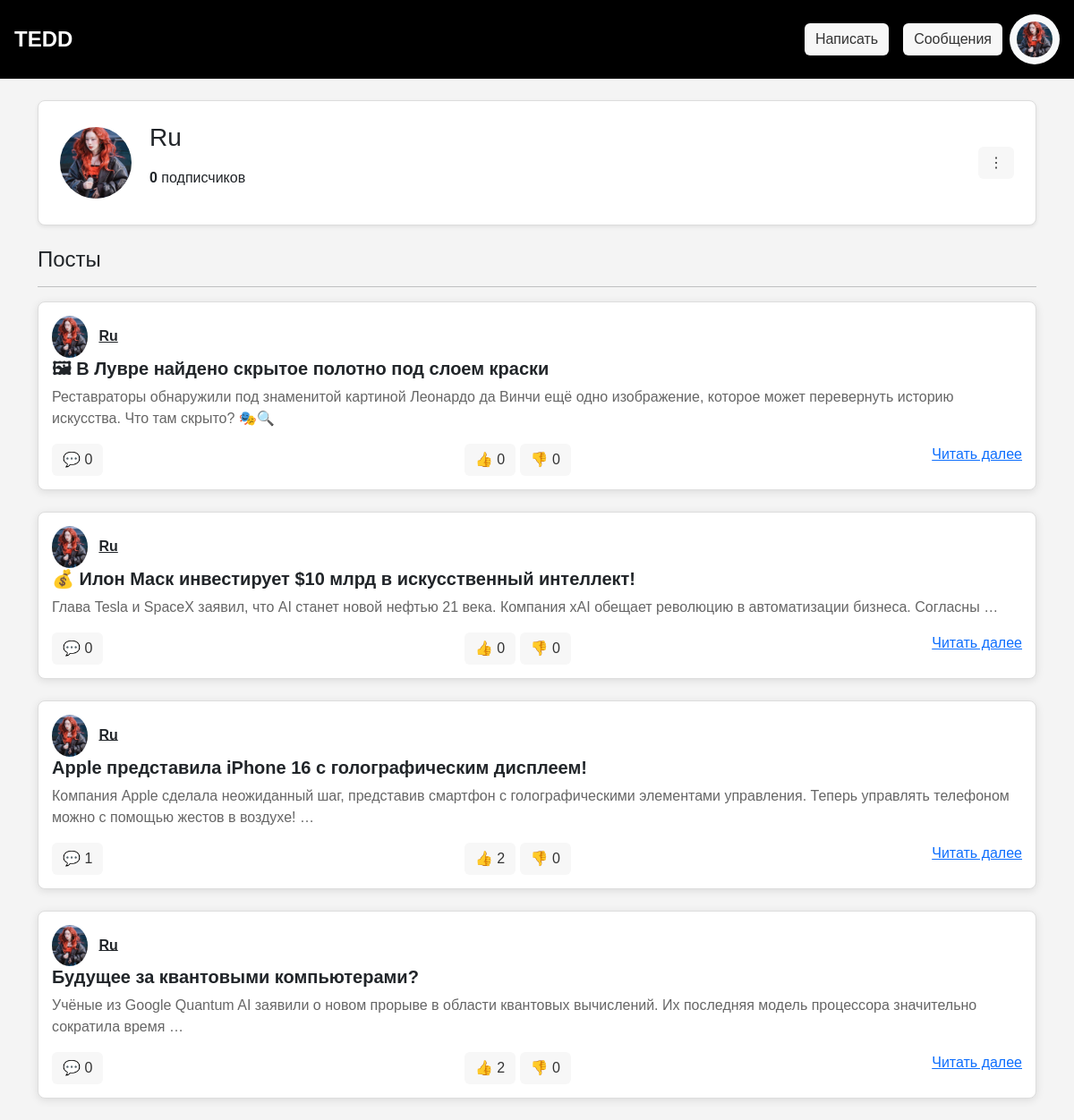
Page /profile/Ru/ (signed in) on the committed database.
### blog/models.py (models this page shows, shortened)
class Profile(models.Model):
    user = models.OneToOneField(User, on_delete=models.CASCADE, related_name='profile')
    avatar = models.ImageField(upload_to='avatars/', default='default_avatar.jpg')
    bio = models.TextField(blank=True)
    followers = models.ManyToManyField(User, related_name='following', blank=True)  # Указываем User

class Post(models.Model):
    author = models.ForeignKey(User, on_delete=models.CASCADE)
    title = models.CharField(max_length=200)
    content = models.TextField()
    image = models.ImageField(upload_to='post_images/', blank=True, null=True)
    created_at = models.DateTimeField(auto_now_add=True)
    category = models.ForeignKey(Category, on_delete=models.SET_NULL, null=True, blank=True)  # <-- Должно быть это поле
    likes = models.ManyToManyField(User, related_name='liked_posts', blank=True)
    dislikes = models.ManyToManyField(User, related_name='disliked_posts', blank=True)
    def total_likes(self):
        return self.likes.count()
    def total_dislikes(self):
        return self.dislikes.count()

### blog/views.py (the view)
# urls.py: path('profile/<str:username>/', profile_view, name='profile'),
@login_required
def profile_view(request, username):
    profile_user = get_object_or_404(User, username=username)
    profile = profile_user.profile  # Получаем профиль
    posts = Post.objects.filter(author=profile_user).order_by('-created_at')  # Загружаем посты
    is_following = request.user in profile_user.profile.followers.all() if request.user.is_authenticated else False
    if request.method == 'POST':
        form = ProfileUpdateForm(request.POST, request.FILES, instance=profile)
        if form.is_valid():
            form.save()
            return redirect('profile', username=username)
    else:
        form = ProfileUpdateForm(instance=profile)
    return render(request, 'blog/profile.html', {
        'profile_user': profile_user,
        'profile': profile,
        'form': form,
        'is_following': is_following,
        'posts': posts
    })

### blog/templates/blog/profile.html (shortened to what this page needs)
<!DOCTYPE html>
<html lang="ru">
<head>
    <link rel="stylesheet" href="https://cdn.jsdelivr.net/npm/bootstrap@5.3.0/dist/css/bootstrap.min.css">
    <link rel="stylesheet" href="/static/styles.css">
</head>
<body>
    <nav class="navbar navbar-dark bg-black p-3 d-flex justify-content-between">
        <a class="navbar-brand text-white" href="/">TEDD</a>
        <div class="d-flex align-items-center">
            <button class="btn btn-light mx-2" onclick="openCreatePostModal()">Написать</button>
            <button class="btn btn-light mx-2" onclick="location.href='{% url 'messages' %}'">Сообщения</button>
            <a href="{% url 'profile' profile_user.username %}" class="rounded-circle bg-light p-2">
                <img src="{{ user.profile.avatar.url }}" alt="Аватар" class="avatar header-avatar" onerror="this.onerror=null; this.src='/static/icons/default_avatar.jpg';">
            </a>
        </div>
    </nav>
    <div class="container mt-4">
        <div class="card p-4 mb-4 shadow-sm">
            <div class="d-flex justify-content-between align-items-center">
                <div class="d-flex align-items-center">
                    <img src="{{ user.profile.avatar.url }}" alt="Аватар" class="avatar profile-avatar" onerror="this.onerror=null; this.src='/static/icons/default_avatar.jpg';">
                    <div>
                        <h3>{{ profile_user.username }}</h3>
                        <p><strong id="follower-count">{{ profile.followers.count }}</strong> подписчиков</p>
                    </div>
                </div>
                {% if profile_user == request.user %}
                <div class="position-relative">
                    <button class="btn btn-light" onclick="toggleMenu()">⋮</button>
                </div>
                {% endif %}
            </div>
        </div>
        <h4>Посты</h4>
        <hr>
        {% for post in posts %}
        <div class="card mb-4">
            <div class="card-body">
                <div class="d-flex justify-content-between">
                    <div>
                        <img src="{{ post.author.profile.avatar.url }}" class="rounded-circle me-2" width="40">
                        <a href="{% url 'profile' post.author.username %}" class="text-dark"><strong>{{ post.author.username }}</strong></a>
                    </div>
                </div>
                <h5>{{ post.title }}</h5>
                <p>{{ post.content|truncatewords:20 }}</p>
                <div class="d-flex justify-content-between mt-2">
                    <button class="btn btn-light" onclick="toggleComments({{ post.id }})">💬 <span id="comment-count-{{ post.id }}">{{ post.comments.count }}</span></button>
                    <div>
                        <button class="btn btn-light" onclick="likePost({{ post.id }})">
                            👍 <span id="like-count-{{ post.id }}">{{ post.total_likes }}</span>
                        </button>
                        <button class="btn btn-light" onclick="dislikePost({{ post.id }})">
                            👎 <span id="dislike-count-{{ post.id }}">{{ post.total_dislikes }}</span>
                        </button>
                    </div>
                    <a href="{% url 'post_detail' post.id %}" class="text-primary">Читать далее</a>
                </div>
            </div>
        </div>
        {% empty %}
        <p>Пока нет постов</p>
        {% endfor %}
    </div>
</body>
</html>

### blog/static/styles.css (style rules this page uses)
body { font-family: 'Arial', sans-serif; background-color: #f4f4f4; margin: 0; padding: 0; }
.navbar { background-color: #000; color: #fff; }
.navbar .navbar-brand { font-size: 1.5rem; font-weight: bold; }
.navbar .btn { margin: 0 5px; }
.card { background-color: #fff; border: 1px solid #ddd; border-radius: 8px; box-shadow: 0 2px 10px rgba(0, 0, 0, 0.1); margin-bottom: 15px; }
.card-body { padding: 15px; }
.card-body h5 { font-size: 1.25rem; font-weight: bold; }
.card-body p { font-size: 1rem; color: #666; }
.card-body img { max-width: 100%; border-radius: 8px; }
.btn-light { background-color: #f7f7f7; color: #333; border: none; }
.d-flex span { font-size: 1rem; }
.avatar { width: 35px; height: 35px; border-radius: 50%; object-fit: cover; }
.header-avatar { width: 40px; height: 40px; }
.profile-avatar { width: 80px; height: 80px; }
.profile-avatar { width: 80px; height: 80px; border-radius: 50%; object-fit: cover; margin-right: 20px; }

### rows in the picture
Profile: followers.count "0"
Post: author.profile.avatar (picture), author.username "Ru", title "🖼 В Лувре найдено скрытое полотно под слоем краски", content "Реставраторы обнаружили под знаменитой картиной Леонардо да Винчи ещё одно изображение, которое может перевернуть историю искусства. Что там скрыто? 🎭🔍", comments.count "0", total_likes "0", total_dislikes "0"
Post: author.profile.avatar (picture), author.username "Ru", title "💰 Илон Маск инвестирует $10 млрд в искусственный интеллект!", content "Глава Tesla и SpaceX заявил, что AI станет новой нефтью 21 века. Компания xAI обещает революцию в автоматизации бизнеса. Согласны …", comments.count "0", total_likes "0", total_dislikes "0"
Post: author.profile.avatar (picture), author.username "Ru", title "Apple представила iPhone 16 с голографическим дисплеем!", content "Компания Apple сделала неожиданный шаг, представив смартфон с голографическими элементами управления. Теперь управлять телефоном можно с помощью жестов в воздухе! …", comments.count "1", total_likes "2", total_dislikes "0"
Post: author.profile.avatar (picture), author.username "Ru", title "Будущее за квантовыми компьютерами?", content "Учёные из Google Quantum AI заявили о новом прорыве в области квантовых вычислений. Их последняя модель процессора значительно сократила время …", comments.count "0", total_likes "2", total_dislikes "0"

### other values in the picture
{{ profile_user.username }} "Ru"
